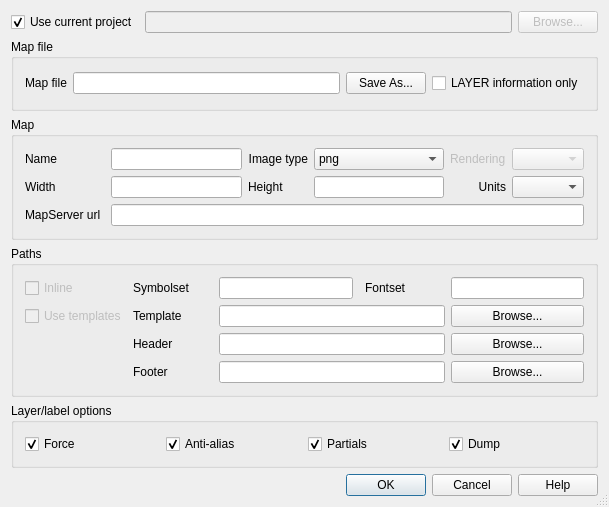
<?xml version="1.0" encoding="UTF-8"?>
<ui version="4.0">
 <author>Gary Sherman</author>
 <class>QgsMapserverExportBase</class>
 <widget class="QDialog" name="QgsMapserverExportBase">
  <property name="geometry">
   <rect>
    <x>0</x>
    <y>0</y>
    <width>609</width>
    <height>507</height>
   </rect>
  </property>
  <property name="windowTitle">
   <string>MapServer Export: Save project to MapFile</string>
  </property>
  <property name="sizeGripEnabled">
   <bool>true</bool>
  </property>
  <layout class="QGridLayout" name="gridLayout">
   <item row="0" column="0">
    <widget class="QCheckBox" name="checkBoxCurrentProject">
     <property name="text">
      <string>Use current project</string>
     </property>
     <property name="checked">
      <bool>true</bool>
     </property>
    </widget>
   </item>
   <item row="0" column="1">
    <widget class="QLineEdit" name="txtQgisFilePath">
     <property name="enabled">
      <bool>false</bool>
     </property>
     <property name="toolTip">
      <string>Full path to the QGIS project file to export to MapServer map format</string>
     </property>
    </widget>
   </item>
   <item row="0" column="2">
    <widget class="QPushButton" name="btnChooseProjectFile">
     <property name="enabled">
      <bool>false</bool>
     </property>
     <property name="text">
      <string>Browse...</string>
     </property>
    </widget>
   </item>
   <item row="1" column="0" colspan="3">
    <widget class="QGroupBox" name="groupBox">
     <property name="title">
      <string>Map file</string>
     </property>
     <layout class="QGridLayout" name="gridLayout_3">
      <item row="0" column="0">
       <widget class="QLabel" name="textLabel7">
        <property name="text">
         <string>Map file</string>
        </property>
        <property name="buddy">
         <cstring>txtMapFilePath</cstring>
        </property>
       </widget>
      </item>
      <item row="0" column="1">
       <widget class="QLineEdit" name="txtMapFilePath">
        <property name="toolTip">
         <string>Name for the map file to be created from the QGIS project file</string>
        </property>
       </widget>
      </item>
      <item row="0" column="2">
       <widget class="QPushButton" name="btnChooseFile">
        <property name="text">
         <string>Save As...</string>
        </property>
       </widget>
      </item>
      <item row="0" column="3">
       <widget class="QCheckBox" name="chkExpLayersOnly">
        <property name="toolTip">
         <string>If checked, only the layer information will be processed</string>
        </property>
        <property name="text">
         <string>LAYER information only</string>
        </property>
       </widget>
      </item>
     </layout>
    </widget>
   </item>
   <item row="2" column="0" colspan="3">
    <widget class="QGroupBox" name="grpMap">
     <property name="title">
      <string>Map</string>
     </property>
     <layout class="QGridLayout" name="gridLayout_2">
      <item row="0" column="0">
       <widget class="QLabel" name="textLabel1">
        <property name="toolTip">
         <string/>
        </property>
        <property name="text">
         <string>Name</string>
        </property>
        <property name="buddy">
         <cstring>txtMapName</cstring>
        </property>
       </widget>
      </item>
      <item row="0" column="1">
       <widget class="QLineEdit" name="txtMapName">
        <property name="toolTip">
         <string>Prefix attached to map, scalebar and legend GIF filenames created using this MapFile</string>
        </property>
       </widget>
      </item>
      <item row="0" column="2">
       <widget class="QLabel" name="textLabel4">
        <property name="text">
         <string>Image type</string>
        </property>
        <property name="alignment">
         <set>Qt::AlignRight|Qt::AlignTrailing|Qt::AlignVCenter</set>
        </property>
        <property name="buddy">
         <cstring>cmbMapImageType</cstring>
        </property>
       </widget>
      </item>
      <item row="0" column="3">
       <widget class="QComboBox" name="cmbMapImageType">
        <item>
         <property name="text">
          <string>png</string>
         </property>
        </item>
        <item>
         <property name="text">
          <string>gif</string>
         </property>
        </item>
        <item>
         <property name="text">
          <string>gtiff</string>
         </property>
        </item>
        <item>
         <property name="text">
          <string>jpeg</string>
         </property>
        </item>
        <item>
         <property name="text">
          <string>swf</string>
         </property>
        </item>
        <item>
         <property name="text">
          <string>userdefined</string>
         </property>
        </item>
        <item>
         <property name="text">
          <string>wbmp</string>
         </property>
        </item>
       </widget>
      </item>
      <item row="0" column="4">
       <widget class="QLabel" name="label">
        <property name="enabled">
         <bool>false</bool>
        </property>
        <property name="text">
         <string>Rendering</string>
        </property>
       </widget>
      </item>
      <item row="0" column="5">
       <widget class="QComboBox" name="comboBox">
        <property name="enabled">
         <bool>false</bool>
        </property>
       </widget>
      </item>
      <item row="1" column="0">
       <widget class="QLabel" name="textLabel2">
        <property name="text">
         <string>Width</string>
        </property>
        <property name="buddy">
         <cstring>txtMapWidth</cstring>
        </property>
       </widget>
      </item>
      <item row="1" column="1">
       <widget class="QLineEdit" name="txtMapWidth"/>
      </item>
      <item row="1" column="2">
       <widget class="QLabel" name="textLabel2_2">
        <property name="text">
         <string>Height</string>
        </property>
        <property name="buddy">
         <cstring>txtMapHeight</cstring>
        </property>
       </widget>
      </item>
      <item row="1" column="3">
       <widget class="QLineEdit" name="txtMapHeight"/>
      </item>
      <item row="1" column="4">
       <widget class="QLabel" name="textLabel3">
        <property name="text">
         <string>Units</string>
        </property>
        <property name="alignment">
         <set>Qt::AlignRight|Qt::AlignTrailing|Qt::AlignVCenter</set>
        </property>
        <property name="buddy">
         <cstring>cmbMapUnits</cstring>
        </property>
       </widget>
      </item>
      <item row="1" column="5">
       <widget class="QComboBox" name="cmbMapUnits"/>
      </item>
      <item row="2" column="0">
       <widget class="QLabel" name="textLabelMapServerUrl">
        <property name="minimumSize">
         <size>
          <width>80</width>
          <height>0</height>
         </size>
        </property>
        <property name="text">
         <string>MapServer url</string>
        </property>
        <property name="buddy">
         <cstring>txtMapServerUrl</cstring>
        </property>
       </widget>
      </item>
      <item row="2" column="1" colspan="5">
       <widget class="QLineEdit" name="txtMapServerUrl">
        <property name="toolTip">
         <string>The URL to the mapserver executable.

For example: 
http://my.host.com/cgi-bin/mapserv.exe</string>
        </property>
        <property name="text">
         <string/>
        </property>
       </widget>
      </item>
     </layout>
    </widget>
   </item>
   <item row="3" column="0" colspan="3">
    <widget class="QGroupBox" name="grpPaths">
     <property name="title">
      <string>Paths</string>
     </property>
     <layout class="QGridLayout" name="gridLayout_4">
      <item row="0" column="0">
       <widget class="QCheckBox" name="checkBoxInlineFontAndSymbol">
        <property name="enabled">
         <bool>false</bool>
        </property>
        <property name="text">
         <string>Inline</string>
        </property>
        <property name="checked">
         <bool>false</bool>
        </property>
       </widget>
      </item>
      <item row="0" column="1">
       <widget class="QLabel" name="textLabelSymbolsetPath">
        <property name="enabled">
         <bool>true</bool>
        </property>
        <property name="minimumSize">
         <size>
          <width>80</width>
          <height>0</height>
         </size>
        </property>
        <property name="text">
         <string>Symbolset</string>
        </property>
        <property name="buddy">
         <cstring>txtSymbolsetPath</cstring>
        </property>
       </widget>
      </item>
      <item row="1" column="0">
       <widget class="QCheckBox" name="checkBoxUseTemplates">
        <property name="enabled">
         <bool>false</bool>
        </property>
        <property name="text">
         <string>Use templates</string>
        </property>
       </widget>
      </item>
      <item row="1" column="2" colspan="3">
       <widget class="QLineEdit" name="txtWebTemplate">
        <property name="enabled">
         <bool>true</bool>
        </property>
        <property name="toolTip">
         <string>Path to the MapServer template file</string>
        </property>
       </widget>
      </item>
      <item row="1" column="5">
       <widget class="QPushButton" name="btnChooseTemplateFile">
        <property name="enabled">
         <bool>true</bool>
        </property>
        <property name="text">
         <string>Browse...</string>
        </property>
       </widget>
      </item>
      <item row="2" column="2" colspan="3">
       <widget class="QLineEdit" name="txtWebHeader">
        <property name="enabled">
         <bool>true</bool>
        </property>
       </widget>
      </item>
      <item row="2" column="5">
       <widget class="QPushButton" name="btnChooseHeaderFile">
        <property name="enabled">
         <bool>true</bool>
        </property>
        <property name="text">
         <string>Browse...</string>
        </property>
       </widget>
      </item>
      <item row="3" column="2" colspan="3">
       <widget class="QLineEdit" name="txtWebFooter">
        <property name="enabled">
         <bool>true</bool>
        </property>
       </widget>
      </item>
      <item row="3" column="5">
       <widget class="QPushButton" name="btnChooseFooterFile">
        <property name="enabled">
         <bool>true</bool>
        </property>
        <property name="text">
         <string>Browse...</string>
        </property>
       </widget>
      </item>
      <item row="0" column="5">
       <widget class="QLineEdit" name="txtFontsetPath">
        <property name="enabled">
         <bool>true</bool>
        </property>
        <property name="toolTip">
         <string>The file name of the fonts file.</string>
        </property>
        <property name="text">
         <string/>
        </property>
       </widget>
      </item>
      <item row="0" column="4">
       <widget class="QLabel" name="textLabelFontsetPath">
        <property name="enabled">
         <bool>true</bool>
        </property>
        <property name="minimumSize">
         <size>
          <width>80</width>
          <height>0</height>
         </size>
        </property>
        <property name="text">
         <string>Fontset</string>
        </property>
        <property name="buddy">
         <cstring>txtFontsetPath</cstring>
        </property>
       </widget>
      </item>
      <item row="0" column="2">
       <widget class="QLineEdit" name="txtSymbolsetPath">
        <property name="enabled">
         <bool>true</bool>
        </property>
        <property name="toolTip">
         <string>The file name of the symbols file.</string>
        </property>
        <property name="text">
         <string/>
        </property>
       </widget>
      </item>
      <item row="1" column="1">
       <widget class="QLabel" name="textLabel5_2">
        <property name="enabled">
         <bool>true</bool>
        </property>
        <property name="minimumSize">
         <size>
          <width>60</width>
          <height>0</height>
         </size>
        </property>
        <property name="text">
         <string>Template</string>
        </property>
        <property name="buddy">
         <cstring>txtWebTemplate</cstring>
        </property>
       </widget>
      </item>
      <item row="2" column="1">
       <widget class="QLabel" name="textLabel5">
        <property name="enabled">
         <bool>true</bool>
        </property>
        <property name="minimumSize">
         <size>
          <width>60</width>
          <height>0</height>
         </size>
        </property>
        <property name="text">
         <string>Header</string>
        </property>
        <property name="buddy">
         <cstring>txtWebHeader</cstring>
        </property>
       </widget>
      </item>
      <item row="3" column="1">
       <widget class="QLabel" name="textLabel5_3">
        <property name="enabled">
         <bool>true</bool>
        </property>
        <property name="minimumSize">
         <size>
          <width>60</width>
          <height>0</height>
         </size>
        </property>
        <property name="text">
         <string>Footer</string>
        </property>
        <property name="buddy">
         <cstring>txtWebFooter</cstring>
        </property>
       </widget>
      </item>
     </layout>
    </widget>
   </item>
   <item row="6" column="0" colspan="3">
    <widget class="QDialogButtonBox" name="buttonBox">
     <property name="standardButtons">
      <set>QDialogButtonBox::Cancel|QDialogButtonBox::Help|QDialogButtonBox::Ok</set>
     </property>
    </widget>
   </item>
   <item row="4" column="0" colspan="3">
    <widget class="QGroupBox" name="grpOptions">
     <property name="sizePolicy">
      <sizepolicy hsizetype="Expanding" vsizetype="Fixed">
       <horstretch>0</horstretch>
       <verstretch>0</verstretch>
      </sizepolicy>
     </property>
     <property name="title">
      <string>Layer/label options</string>
     </property>
     <layout class="QGridLayout" name="gridLayout_5">
      <item row="0" column="0">
       <widget class="QCheckBox" name="checkBoxForce">
        <property name="toolTip">
         <string>Forces labels on, regardless of collisions. Available only for cached labels.</string>
        </property>
        <property name="text">
         <string>Force</string>
        </property>
        <property name="checked">
         <bool>true</bool>
        </property>
       </widget>
      </item>
      <item row="0" column="1">
       <widget class="QCheckBox" name="checkBoxAntiAlias">
        <property name="toolTip">
         <string>Should text be antialiased? Note that this requires more available colors, decreases drawing performance, and results in slightly larger output images.</string>
        </property>
        <property name="text">
         <string>Anti-alias</string>
        </property>
        <property name="checked">
         <bool>true</bool>
        </property>
       </widget>
      </item>
      <item row="0" column="2">
       <widget class="QCheckBox" name="checkBoxPartials">
        <property name="toolTip">
         <string>Can text run off the edge of the map?</string>
        </property>
        <property name="text">
         <string>Partials</string>
        </property>
        <property name="checked">
         <bool>true</bool>
        </property>
       </widget>
      </item>
      <item row="0" column="3">
       <widget class="QCheckBox" name="checkBoxDump">
        <property name="toolTip">
         <string>Check to allow MapServer to return data in GML format. Useful when used with WMS GetFeatureInfo operations.</string>
        </property>
        <property name="text">
         <string>Dump</string>
        </property>
        <property name="checked">
         <bool>true</bool>
        </property>
       </widget>
      </item>
     </layout>
    </widget>
   </item>
  </layout>
 </widget>
 <layoutdefault spacing="6" margin="11"/>
 <pixmapfunction>qPixmapFromMimeSource</pixmapfunction>
 <tabstops>
  <tabstop>txtMapName</tabstop>
  <tabstop>txtMapWidth</tabstop>
  <tabstop>txtMapHeight</tabstop>
 </tabstops>
 <resources/>
 <connections>
  <connection>
   <sender>buttonBox</sender>
   <signal>rejected()</signal>
   <receiver>QgsMapserverExportBase</receiver>
   <slot>reject()</slot>
   <hints>
    <hint type="sourcelabel">
     <x>426</x>
     <y>422</y>
    </hint>
    <hint type="destinationlabel">
     <x>240</x>
     <y>223</y>
    </hint>
   </hints>
  </connection>
 </connections>
</ui>
